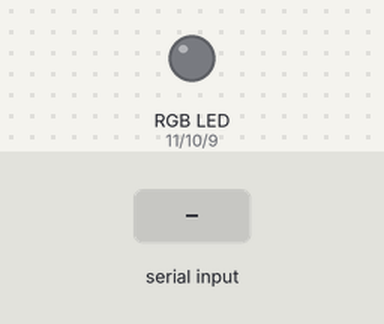
Bench run of a sketch on a simulated Arduino Uno, built with avr-gcc and run on an emulated ATmega328P. On the bench: an RGB LED mixed from three pins (HIGH = lit). Inputs (shaded band) come from the test bench. What the sketch prints to the serial monitor is not drawn.

Above: at 1.2 s.
1.3 s: "1" received over Serial
At 2.5 s:
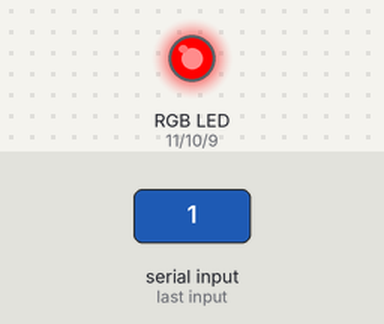
2.8 s: "2" received over Serial
At 3.7 s:
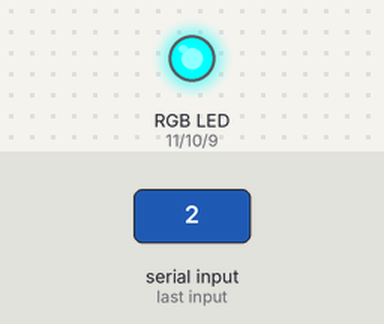
4.3 s: "0" received over Serial
At 4.8 s:
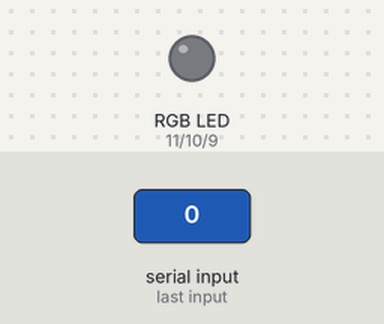
Timing chart, 0 to 7.3 s (numbered marks = the images above; inputs shaded):
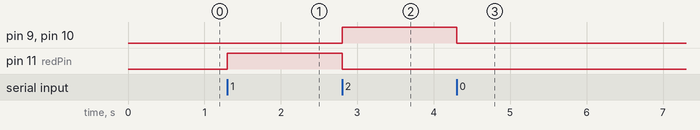

Measured:
- after the input at 1.3 s, pin 11 (redPin): LOW → HIGH at once
- after the input at 2.8 s, pin 9 (bluePin), pin 10 (greenPin): LOW → HIGH at once; pin 11 (redPin): HIGH → LOW at once
- after the input at 4.3 s, pin 9 (bluePin), pin 10 (greenPin): HIGH → LOW at once

The sketch:

sketch_jan20b.ino
```cpp
/*
Adafruit Arduino - Lesson 3. RGB LED
*/

int redPin = 11;
int greenPin = 10;
int bluePin = 9;
int incomingByte = 0;
int tempPin = 1;
float temperatura = 0;
char response[10];
int tempByte= -1;
//uncomment this line if using a Common Anode LED
//#define COMMON_ANODE

void setup()
{
  pinMode(redPin, OUTPUT);
  pinMode(greenPin, OUTPUT);
  pinMode(bluePin, OUTPUT);
  Serial.begin(115200);
}

void loop()
{
  while(Serial.available()){
    incomingByte=Serial.read();
  }

  //         ----------------


  Serial.println(incomingByte);
  if(incomingByte==48){
      setColor(0,0,0);
      tempByte=0;
  }else if(incomingByte==49){
    setColor(255, 0, 0);  // red
    tempByte=1;
  }else if(incomingByte==50){
    setColor(0, 255, 255);  // aqua
    tempByte=2;
  }else if(incomingByte==51){
      //Calcula la temperatura usando como referencia 5v
    temperatura = (5.0 * analogRead(tempPin)*100.0)/1023.0;
    delay(500);
    Serial.println (temperatura); //escribe la temperatura en el serial
    Serial.println();
    delay(500);
    /**/
  }else if (incomingByte==52){
    Serial.print(temperatura);
    Serial.print(",");
    Serial.print(tempByte);
    Serial.println();
    delay(1000);
  }

}

void setColor(int red, int green, int blue)
{
  #ifdef COMMON_ANODE
    red = 255 - red;
    green = 255 - green;
    blue = 255 - blue;
  #endif
  analogWrite(redPin, red);
  analogWrite(greenPin, green);
  analogWrite(bluePin, blue);
}
```
